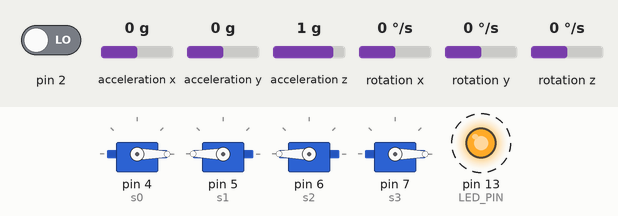
The sketch below on a simulated Arduino Uno, built with avr-gcc and run on an emulated ATmega328P. Shown: 4 × servo, output pins drawn as LEDs (lit = HIGH). Dashed ring = blinking. Inputs (shaded band) come from the test bench; at power-on: acceleration x 0 g, acceleration y 0 g, pin 2 LOW, acceleration z 1 g, rotation x 0 °/s, rotation y 0 °/s, rotation z 0 °/s. The sensor or clock chip raises its interrupt line as the real part does; what the sketch prints to the serial monitor is not drawn.

Above: at 6.78 s.
7.3 s: acceleration x set to -1.4 g
At 8.0 s:
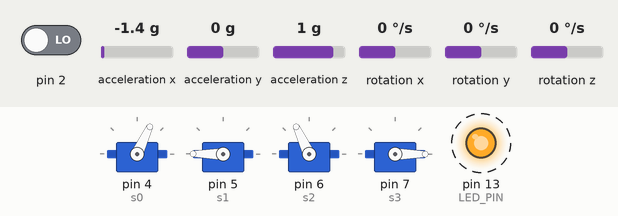
10.3 s: acceleration y set to -0.2 g
At 10.76 s:
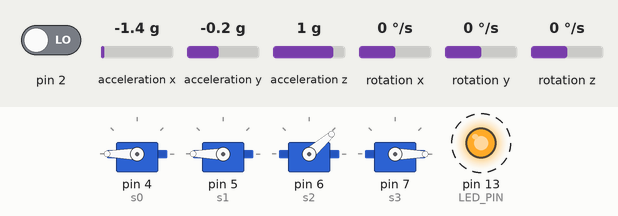
13.3 s: acceleration x set to -0.1 g
16.3 s: acceleration x set to 0.2 g
At 16.65 s:
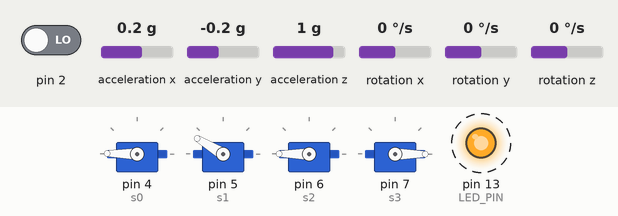
19.3 s: acceleration y set to 0 g
At 20.01 s:
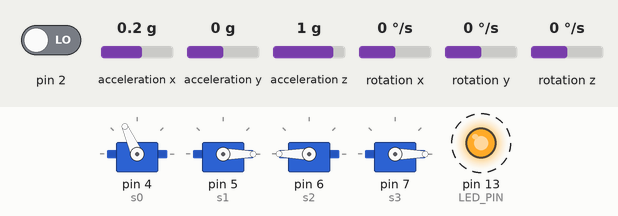
22.3 s: acceleration y set to 0.8 g
At 22.46 s:
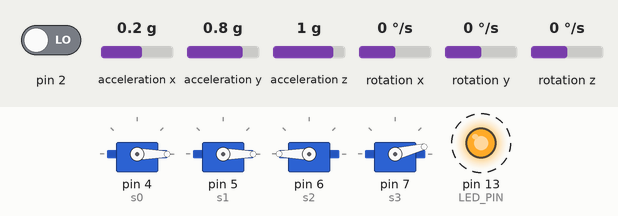
Timing chart, 0 to 26.3 s (numbered marks = the images above; inputs shaded):
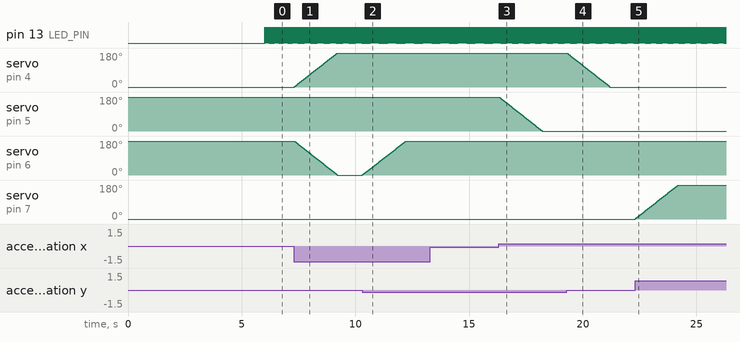

The sketch:

Final1_7.ino
```cpp
#include "I2Cdev.h"
#include <Servo.h>
#include "MPU6050_6Axis_MotionApps20.h"


// Arduino Wire library is required if I2Cdev I2CDEV_ARDUINO_WIRE implementation
// is used in I2Cdev.h
#if I2CDEV_IMPLEMENTATION == I2CDEV_ARDUINO_WIRE
#include "Wire.h"
#endif

MPU6050 mpu;
#define OUTPUT_READABLE_YAWPITCHROLL

#define LED_PIN 13
bool blinkState = false;
int mpos[4] = {0, 0, 0, 0};
int panan = 0, rolan = 0;
float buf=.2;
// MPU control/status vars
bool dmpReady = false;  // set true if DMP init was successful
uint8_t mpuIntStatus;   // holds actual interrupt status byte from MPU
uint8_t devStatus;      // return status after each device operation (0 = success, !0 = error)
uint16_t packetSize;    // expected DMP packet size (default is 42 bytes)
uint16_t fifoCount;     // count of all bytes currently in FIFO
uint8_t fifoBuffer[64]; // FIFO storage buffer

// orientation/motion vars
Quaternion q;           // [w, x, y, z]         quaternion container
VectorInt16 aa;         // [x, y, z]            accel sensor measurements
VectorInt16 aaReal;     // [x, y, z]            gravity-free accel sensor measurements
VectorInt16 aaWorld;    // [x, y, z]            world-frame accel sensor measurements
VectorFloat gravity;    // [x, y, z]            gravity vector
float euler[3];         // [psi, theta, phi]    Euler angle container
float ypr[3];           // [yaw, pitch, roll]   yaw/pitch/roll container and gravity vector

// packet structure for InvenSense teapot demo
uint8_t teapotPacket[14] = { '$', 0x02, 0, 0, 0, 0, 0, 0, 0, 0, 0x00, 0x00, '\r', '\n' };


// ================================================================
// ===               INTERRUPT DETECTION ROUTINE                ===
// ================================================================

volatile bool mpuInterrupt = false;     // indicates whether MPU interrupt pin has gone high
void dmpDataReady() {
  mpuInterrupt = true;
}


Servo s0, s1, s2, s3;

// ================================================================
// ===                      INITIAL SETUP                       ===
// ================================================================

void setup() {
  int t = 0;

  s0.attach(4);
  s1.attach(5);
  s2.attach(6);
  s3.attach(7);
  s2.write(180 - mpos[2]);
  s1.write(180 - mpos[1]);
  s0.write(mpos[0]);
  s3.write(mpos[3]);
  delay(500);
  // join I2C bus (I2Cdev library doesn't do this automatically)
#if I2CDEV_IMPLEMENTATION == I2CDEV_ARDUINO_WIRE
  Wire.begin();
  TWBR = 24; // 400kHz I2C clock (200kHz if CPU is 8MHz)
#elif I2CDEV_IMPLEMENTATION == I2CDEV_BUILTIN_FASTWIRE
  Fastwire::setup(400, true);
#endif

  Serial.begin(115200);
  while (!Serial);
  Serial.println(F("Initializing I2C devices..."));
  mpu.initialize();

  // verify connection
  Serial.println(F("Testing device connections..."));
  Serial.println(mpu.testConnection() ? F("MPU6050 connection successful") : F("MPU6050 connection failed"));

  // wait for ready
  Serial.println(F("\nSend any character to begin DMP programming and demo: "));
  while (Serial.available() && Serial.read()); // empty buffer
  //while (!Serial.available());                 // wait for data
  while (Serial.available() && Serial.read()); // empty buffer again

  // load and configure the DMP
  Serial.println(F("Initializing DMP..."));
  devStatus = mpu.dmpInitialize();

  // supply your own gyro offsets here, scaled for min sensitivity
  mpu.setXGyroOffset(220);
  mpu.setYGyroOffset(76);
  mpu.setZGyroOffset(-85);
  mpu.setZAccelOffset(1788); // 1688 factory default for my test chip

  // make sure it worked (returns 0 if so)
  if (devStatus == 0) {
    // turn on the DMP, now that it's ready
    Serial.println(F("Enabling DMP..."));
    mpu.setDMPEnabled(true);

    // enable Arduino interrupt detection
    Serial.println(F("Enabling interrupt detection (Arduino external interrupt 0)..."));
    attachInterrupt(0, dmpDataReady, RISING);
    mpuIntStatus = mpu.getIntStatus();

    // set our DMP Ready flag so the main loop() function knows it's okay to use it
    Serial.println(F("DMP ready! Waiting for first interrupt..."));
    dmpReady = true;
    delay(5000);

    // get expected DMP packet size for later comparison
    packetSize = mpu.dmpGetFIFOPacketSize();
  } else {
    // ERROR!
    // 1 = initial memory load failed
    // 2 = DMP configuration updates failed
    // (if it's going to break, usually the code will be 1)
    Serial.print(F("DMP Initialization failed (code "));
    Serial.print(devStatus);
    Serial.println(F(")"));
  }

  // configure LED for output
  pinMode(LED_PIN, OUTPUT);
}


// ================================================================
// ===                    MAIN PROGRAM LOOP                     ===
// ================================================================


// Stabalisation Code

//??///////////////////////////////////////////////////////////////////////////////////////////////
//??///////////////////////////////////////////////////////////////////////////////////////////////
//??///////////////////////////////////////////////////////////////////////////////////////////////
//??///////////////////////////////////////////////////////////////////////////////////////////////


void motor0(int dec)
{
  int up = 180, dwn = 0;
  if (dec == 1 && mpos[0] < 180)
  {
    mpos[0]++;
  }
  else if (dec == 2 && mpos[0] > 0)
  {
    mpos[0]--;
  }
  s0.write(mpos[0]);
}


void motor1(int dec)
{
  int up = 0, dwn = 180;
  if (dec == 1 && mpos[1] < 180)
  {
    mpos[1]++;
  }
  else if (dec == 2 && mpos[1] > 0)
  {
    mpos[1]--;
  }
  s1.write(180 - mpos[1]);
}


void motor2(int dec)
{
  int up = 0, dwn = 180;
  if (dec == 1 && mpos[2] < 180)
  {
    mpos[2]++;
  }
  else if (dec == 2 && mpos[2] > 0)
  {
    mpos[2]--;
  }
  s2.write(180 - mpos[2]);
}

//motor2 up = 0; down = 165;
//motor3 up = 165 ; down = 0;

void motor3(int dec)
{
  int up = 180, dwn = 0;
  if (dec == 1 && mpos[3] < 180)
  {
    mpos[3]++;
  }
  else if (dec == 2 && mpos[3] > 0)
  {
    mpos[3]--;
  }
  s3.write(mpos[3]);
}


void up()
{
  motor0(1);
  motor1(1);
  motor2(1);
  motor3(1);
}


void down()
{
  if(mpos[0] > 0 && mpos[1] > 0 && mpos[2] > 0 && mpos[3] > 0)
  {motor0(2);
  motor1(2);
  motor2(2);
  motor3(2);}
}

void dir1()
{
  if (mpos[0] == 180 || mpos[1] == 180)
  {
    if(rolan>0)
    motor2(2);
    else if(rolan<0)
    motor3(2);
    else
    {
    motor2(2);
    motor3(2);
    }
  }
  else
  {
    if(rolan>0)
    motor1(1);
    else if(rolan<0)
    motor0(1);
    else
    {
      motor0(1);
      motor1(1);
    }
  }
}

void dir5()
{
  if (mpos[2] == 180 || mpos[3] == 180)
  {
    if(rolan>0)
    motor0(2);
    else if(rolan<0)
    motor1(2);
    else
    {
    motor0(2);
    motor1(2);
    }
  }
  else
  {
    if(rolan>0)
    motor3(1);
    else if(rolan<0)
    motor2(1);
    else
    {
      motor3(1);
      motor2(1);
    }
  }
}


void dir7()
{
  if (mpos[1] == 180 || mpos[3] == 180)
  {
    motor2(2);
    motor0(2);
  }
  else
  {
    motor1(1);
    motor3(1);
  }
}


void dir3()
{
  if (mpos[0] == 180 || mpos[2] == 180)
  {
    motor1(2);
    motor3(2);
  }
  else
  {
    motor0(1);
    motor2(1);
  }
}

void dir2()
{
  if (mpos[0] == 180)
  {
    motor1(2);
    motor2(2);
    motor3(2);
  }
  else
  motor0(1);
}

void dir4()
{
    if (mpos[0] == 180)
  {
    motor1(2);
    motor0(2);
    motor3(2);
  }
  else
  motor2(1);
}
void dir6()
{
    if (mpos[0] == 180)
  {
    motor1(2);
    motor2(2);
    motor0(2);
  }
  else
  motor3(1);
}
void dir8()
{
    if (mpos[0] == 180)
  {
    motor0(2);
    motor2(2);
    motor3(2);
  }
  else
  motor1(1);
}


void loop() {
  if (!dmpReady) return;

  while (!mpuInterrupt && fifoCount < packetSize) {
  }

  // reset interrupt flag and get INT_STATUS byte
  mpuInterrupt = false;
  mpuIntStatus = mpu.getIntStatus();

  // get current FIFO count
  fifoCount = mpu.getFIFOCount();

  if ((mpuIntStatus & 0x10) || fifoCount == 1024) {
    mpu.resetFIFO();
    Serial.println(F("FIFO overflow!"));
  } else if (mpuIntStatus & 0x02) {
    // wait for correct available data length
    while (fifoCount < packetSize) fifoCount = mpu.getFIFOCount();

    // read a packet from FIFO
    mpu.getFIFOBytes(fifoBuffer, packetSize);

    // track FIFO count here
    fifoCount -= packetSize;

#ifdef OUTPUT_READABLE_YAWPITCHROLL
    // display Euler angles in degrees
    mpu.dmpGetQuaternion(&q, fifoBuffer);
    mpu.dmpGetGravity(&gravity, &q);
    mpu.dmpGetYawPitchRoll(ypr, &q, &gravity);
    Serial.println(2000 + (ypr[1] * 180 / M_PI));
    Serial.print("\t");
    Serial.println(ypr[2] * 180 / M_PI);


    panan = (ypr[2] * 180 / M_PI);
    rolan = (ypr[1] * 180 / M_PI);
    if (panan < -buf && rolan < -buf)
    {
      dir2();
      //Serial.println(" Dir 4 ");
    }
    else if (panan < -buf && rolan > buf)
    {
      dir8();
      //Serial.println(" Dir 6 ");
    }
    else if (panan > buf && rolan > buf)
    {
      dir6();
      //Serial.println(" Dir 8 ");
    }
    else if (panan > buf && rolan < -buf)
    {
      dir4();
      //Serial.println(" Dir 2 ");
    }
    else
    {
    if (panan < -buf)
    {
      dir1();
      //Serial.println(" Dir 5 ");
    }

    if (rolan > buf)
    {
      dir7();
      //Serial.println(" Dir 7 ");
    }

    if (panan > buf)
    {
      dir5();
      //Serial.println(" Dir 1 ");
    }

    if (rolan < -buf)
    {
      dir3();
      //Serial.println(" Dir 3 ");
    }
    }
//    if (panan>-buf && panan<buf && rolan>-buf && rolan<buf)
//    {
//      down();
//      delay(25);
//    }
#endif

#ifdef OUTPUT_READABLE_REALACCEL
    // display real acceleration, adjusted to remove gravity
    mpu.dmpGetQuaternion(&q, fifoBuffer);
    mpu.dmpGetAccel(&aa, fifoBuffer);
    mpu.dmpGetGravity(&gravity, &q);
    mpu.dmpGetLinearAccel(&aaReal, &aa, &gravity);
    //Serial.print("areal\t");
    //Serial.print(aaReal.x);
    //Serial.print("\t");
    //Serial.print(aaReal.y);
    //Serial.print("\t");
    //Serial.println(aaReal.z);
#endif

#ifdef OUTPUT_READABLE_WORLDACCEL
    // display initial world-frame acceleration, adjusted to remove gravity
    // and rotated based on known orientation from quaternion
    mpu.dmpGetQuaternion(&q, fifoBuffer);
    mpu.dmpGetAccel(&aa, fifoBuffer);
    mpu.dmpGetGravity(&gravity, &q);
    mpu.dmpGetLinearAccel(&aaReal, &aa, &gravity);
    mpu.dmpGetLinearAccelInWorld(&aaWorld, &aaReal, &q);
    Serial.print("aworld\t");
    Serial.print(aaWorld.x);
    Serial.print("\t");
    Serial.print(aaWorld.y);
    Serial.print("\t");
    Serial.println(aaWorld.z);
#endif

#ifdef OUTPUT_TEAPOT
    // display quaternion values in InvenSense Teapot demo format:
    teapotPacket[2] = fifoBuffer[0];
    teapotPacket[3] = fifoBuffer[1];
    teapotPacket[4] = fifoBuffer[4];
    teapotPacket[5] = fifoBuffer[5];
    teapotPacket[6] = fifoBuffer[8];
    teapotPacket[7] = fifoBuffer[9];
    teapotPacket[8] = fifoBuffer[12];
    teapotPacket[9] = fifoBuffer[13];
    Serial.write(teapotPacket, 14);
    teapotPacket[11]++; // packetCount, loops at 0xFF on purpose
#endif

    // blink LED to indicate activity
    blinkState = !blinkState;
    digitalWrite(LED_PIN, blinkState);
  }
}
```

Measured:
- the behaviour switches between 0 and -0.1 g on acceleration y (found by bisection; images 1 and 2)
- the behaviour switches between 0 and 0.1 g on acceleration x (found by bisection; images 2 and 3)
- after the input at 7.3 s, servo on pin 4 (s0): moves from 0° to 180° over 1.9 s, starting at once; servo on pin 6 (s2): moves from 180° to 0° over 1.9 s, starting at once
- after the input at 10.3 s, servo on pin 6 (s2): moves from 0° to 180° over 1.9 s, starting at once
- after the input at 16.3 s, servo on pin 4 (s0): 180° → 179° at once; servo on pin 5 (s1): moves from 180° to 0° over 1.9 s, starting at once
- after the input at 19.3 s, servo on pin 4 (s0): moves from 179° to 0° over 1.9 s, starting at once
- after the input at 22.3 s, servo on pin 7 (s3): moves from 0° to 180° over 1.9 s, starting at once
- by itself, pin 13 (LED_PIN): alternates HIGH for 0.01 s and LOW for 0.01 s
